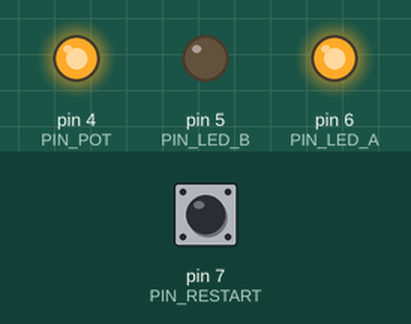
Simulated run of this sketch. Board: Arduino Mega 2560, built with avr-gcc and run on an emulated ATmega2560. Shown: output pins drawn as LEDs (lit = HIGH). Inputs (shaded band) come from the test bench; at power-on: pin 7 (PIN_RESTART) HIGH. EEPROM starts erased.

Above: at 0.1 s.
Timing chart, 0 to 1.6 s (numbered marks = the images above):
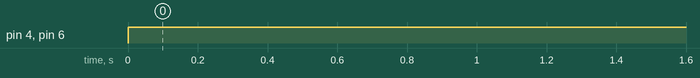

Measured:
- by itself, pin 4 (PIN_POT), pin 6 (PIN_LED_A): LOW → HIGH at 0.00 s

The sketch:

Shared_Socket_Cooker_Timer.ino
```cpp
// (licence header left out)
/*
 * Shared_Socket_Cooker_Timer.ino
 *
 *  Author: Johannes Stockhammer
 *
 * Version:      2.0
 * Hardware:     ATmega32U4 (Arduino Leonardo/Micro) or ATmega2560 (Arduino Mega 2560), 16 MHz,
 *               changeover relay (SPDT) with driver, 2 status LEDs, optional restart jumper
 * Software:     Arduino IDE, own main()
 * Description:  Only one 230 V socket (~2.5 kW) is available, but two meals have to be cooked.
 *               The changeover relay switches the socket to pot A and pot B alternately,
 *               every 5 min. LED A / LED B show which pot is powered.
 *               HEATUP_ENABLED 1: the first two phases heat each pot for 15 min.
 *               Phase and remaining time are saved in the EEPROM about once a minute;
 *               after a power loss the timer carries on there. Pin 7 to GND at power-up
 *               = start fresh at pot A.
 */

//Includes
#include <util/atomic.h>
#include <util/delay.h>
#include "State_Storage.h"

//Defines
	//Options
#define HEATUP_ENABLED 0							//1 = first heat up each pot for 15 min
#define RESUME_ENABLED 1							//1 = carry on after power loss, 0 = always start at pot A
	//Times (Timer3 overflow: 65536 / (16MHz / 256) = 1,048576s)
#define TIME_1min 57								//(60s / 1,048576s) = 57
#define TIME_5min 286								//(300s / 1,048576s) = 286
#define TIME_15min 858								//(900s / 1,048576s) = 858
#define TIME_SAVE TIME_1min							//EEPROM save interval
	//States
#define STARTUP 0									//Load time of the next phase
#define WAIT 1										//Wait until the phase is over
	//Pins
#define PIN_POT 4									//Changeover relay pot A / pot B
#define PIN_LED_A 6									//Status LED pot A
#define PIN_LED_B 5									//Status LED pot B
#define PIN_RESTART 7								//Pull-up, to GND at power-up = restart at pot A
	//Relay
#define POT_A 1										//Pin 4 HIGH = pot A
#define POT_B 0										//Pin 4 LOW = pot B

//Variables
	//Timers (counted down in the ISR)
volatile uint16_t timer_sec=0;						//16 bit -> access only in ATOMIC_BLOCK
volatile uint8_t timer_save=0;						//8 bit -> access is atomic
	//Sequence
uint8_t state=STARTUP;
uint8_t pot=POT_A;									//Pot powered at the moment
uint16_t cycle=0;									//Running phase (1 = first phase, odd = pot A)
uint16_t timer_sec_copy=0;							//Copy of timer_sec for the main loop
	//Saved state
uint16_t cycle_saved=0, time_left_saved=0;
bool state_found=0, restart=0;

//Prototypes
uint16_t Phase_Time(uint16_t cycle);
void Set_Outputs(uint8_t pot);

int main()
{
	//Timer
		//16-bit Timer 3
	TCCR3A=0b00000000;								//Normal mode
	TCCR3B=0b00000100;								//Prescaler CLK/256 -> overflow every 1,048576s
	TCCR3C=0b00000000;
	TIMSK3=0b00000001;								//Timer 3 overflow interrupt on

	//Inputs/Outputs
		//Outputs
	pinMode(PIN_POT,OUTPUT);						//Pin 4 as output for changeover relay
	pinMode(PIN_LED_A,OUTPUT);						//Pin 6 as output for LED pot A
	pinMode(PIN_LED_B,OUTPUT);						//Pin 5 as output for LED pot B
		//Inputs
	pinMode(PIN_RESTART,INPUT_PULLUP);				//Pin 7 as input with pull-up
	_delay_us(100);									//Let the pull-up settle

	//Load saved state
	state_found=State_Load(cycle_saved,time_left_saved);	//Always call: also finds the write position
	restart=!digitalRead(PIN_RESTART);				//LOW = jumper to GND -> start fresh
	if(RESUME_ENABLED&&state_found&&!restart)
	{
		cycle=cycle_saved;							//Carry on in the saved phase
		if(cycle&1) pot=POT_A;						//Odd phase = pot A
		else pot=POT_B;
		if(time_left_saved>Phase_Time(cycle)) time_left_saved=Phase_Time(cycle);	//Plausibility check
		timer_sec=time_left_saved;					//Interrupts still off -> no ATOMIC_BLOCK needed
		timer_save=TIME_SAVE;
		state=WAIT;									//Wait out the rest of the phase
	}
	Set_Outputs(pot);								//Relay + LEDs

	//Interrupt
	sei();											//Switch on interrupts globally

	while(1)		//Main loop
	{
		ATOMIC_BLOCK(ATOMIC_RESTORESTATE)			//Read 16 bit atomically
		{
			timer_sec_copy=timer_sec;
		}

		switch(state)
		{
			case STARTUP:	cycle++;								//Next phase
							ATOMIC_BLOCK(ATOMIC_RESTORESTATE)		//Write 16 bit atomically
							{
								timer_sec=Phase_Time(cycle);		//Load phase time
							}
							State_Save(cycle,Phase_Time(cycle));	//Save new phase immediately
							timer_save=TIME_SAVE;					//Next save in ~1 min
							state=WAIT;								//Jump to the next case
							break;

			case WAIT:		if(!timer_sec_copy)						//Phase time over
							{
								pot=!pot;							//Relay to the other pot
								Set_Outputs(pot);
								state=STARTUP;						//Prepare the next phase
							}
							else
							{
								if(!timer_save)						//~1 min over
								{
									State_Save(cycle,timer_sec_copy);	//Save phase + remaining time
									timer_save=TIME_SAVE;
								}
							}
							break;
		}//end switch state
	}//end while
}//end main

//----------------------------------------------------------//

uint16_t Phase_Time(uint16_t cycle)					//Length of a phase in ticks
{
	if((HEATUP_ENABLED)&&(cycle<=2)) return TIME_15min;	//First two phases: heat up each pot
	return TIME_5min;								//5 min alternation
}//end Phase_Time

void Set_Outputs(uint8_t pot)						//Relay + matching LED
{
	digitalWrite(PIN_POT,pot);						//Changeover relay
	digitalWrite(PIN_LED_A,pot==POT_A);				//LED A on at pot A
	digitalWrite(PIN_LED_B,pot==POT_B);				//LED B on at pot B
}//end Set_Outputs

ISR(TIMER3_OVF_vect)		//every 1,048576s
{
	if(timer_sec) timer_sec--;
	if(timer_save) timer_save--;
}
```

State_Storage.cpp
```cpp
// (licence header left out)
/*
 * State_Storage.cpp
 *
 *  Author: Johannes Stockhammer
 *
 * Saves phase and remaining time in a ring buffer in the EEPROM (64 slots x 8 bytes).
 * Each save goes into the next slot with a running sequence number and a CRC-8.
 * The newest record is the valid slot whose next slot is invalid or does not have
 * sequence number +1. A slot half written at a power loss fails the CRC check,
 * then the record before it counts (at most 1 min older).
 * EEPROM 100,000 write cycles per cell: ~72 saves per hour spread over 64 slots
 * = ~1.1 writes per slot and hour -> ~89,000 h (~10 years) of continuous operation.
 */

//Includes
#include <avr/eeprom.h>
#include <util/crc16.h>
#include "State_Storage.h"

//Record: 8 bytes (AVR has no padding)
struct Record
{
	uint8_t marker;									//STORAGE_MARKER, otherwise slot empty
	uint16_t sequence;								//Running number, marks the newest slot
	uint16_t cycle;									//Running phase
	uint16_t time_left;								//Remaining time of the phase in ticks
	uint8_t checksum;								//CRC-8 over the 7 bytes before, written last
};

//Variables
uint8_t write_slot=0;								//Next slot to write
uint16_t sequence=0;								//Sequence number of the next record

//Prototypes
uint8_t Calc_Checksum(Record&record);
bool Record_Valid(Record&record);
void Read_Record(uint8_t slot, Record&record);

bool State_Load(uint16_t&cycle, uint16_t&time_left)
{
	Record record, next;
	uint8_t slot;

	for(slot=0;slot<STORAGE_SLOTS;slot++)
	{
		Read_Record(slot,record);
		if(!Record_Valid(record)) continue;								//Empty or half written
		Read_Record((slot+1)%STORAGE_SLOTS,next);
		if(Record_Valid(next)&&(next.sequence==(uint16_t)(record.sequence+1))) continue;	//There is a newer one

		cycle=record.cycle;											//Newest state found
		time_left=record.time_left;
		write_slot=(slot+1)%STORAGE_SLOTS;							//Write the slot after it next
		sequence=record.sequence+1;
		return 1;
	}//end for slot

	write_slot=0;													//EEPROM empty -> start at the front
	sequence=0;
	return 0;
}//end State_Load

void State_Save(uint16_t cycle, uint16_t time_left)
{
	Record record;

	record.marker=STORAGE_MARKER;
	record.sequence=sequence;
	record.cycle=cycle;
	record.time_left=time_left;
	record.checksum=Calc_Checksum(record);
	eeprom_update_block(&record,(void *)(STORAGE_START+write_slot*sizeof(Record)),sizeof(Record));	//Writes only changed bytes, ~8 x 3,4ms

	write_slot=(write_slot+1)%STORAGE_SLOTS;						//Next slot in the ring
	sequence++;
}//end State_Save

//----------------------------------------------------------//

uint8_t Calc_Checksum(Record&record)				//CRC-8 over all bytes except the checksum
{
	uint8_t *data=(uint8_t *)&record;
	uint8_t crc=0, k;

	for(k=0;k<sizeof(Record)-1;k++) crc=_crc8_ccitt_update(crc,data[k]);
	return crc;
}//end Calc_Checksum

bool Record_Valid(Record&record)					//Marker and CRC correct
{
	return (record.marker==STORAGE_MARKER)&&(record.checksum==Calc_Checksum(record));
}//end Record_Valid

void Read_Record(uint8_t slot, Record&record)
{
	eeprom_read_block(&record,(const void *)(STORAGE_START+slot*sizeof(Record)),sizeof(Record));
}//end Read_Record
```

State_Storage.h
```cpp
// (licence header left out)
/*
 * State_Storage.h
 *
 *  Author: Johannes Stockhammer
 */


#ifndef STATE_STORAGE_H_
#define STATE_STORAGE_H_

#include <stdint.h>
#define STORAGE_START 0								//First EEPROM address of the ring buffer
#define STORAGE_SLOTS 64							//64 records x 8 bytes = 512 bytes
#define STORAGE_MARKER 0xB5							//Marker byte, erased EEPROM (0xFF) is invalid
bool State_Load(uint16_t&cycle, uint16_t&time_left);
void State_Save(uint16_t cycle, uint16_t time_left);

#endif /* STATE_STORAGE_H_ */
```
